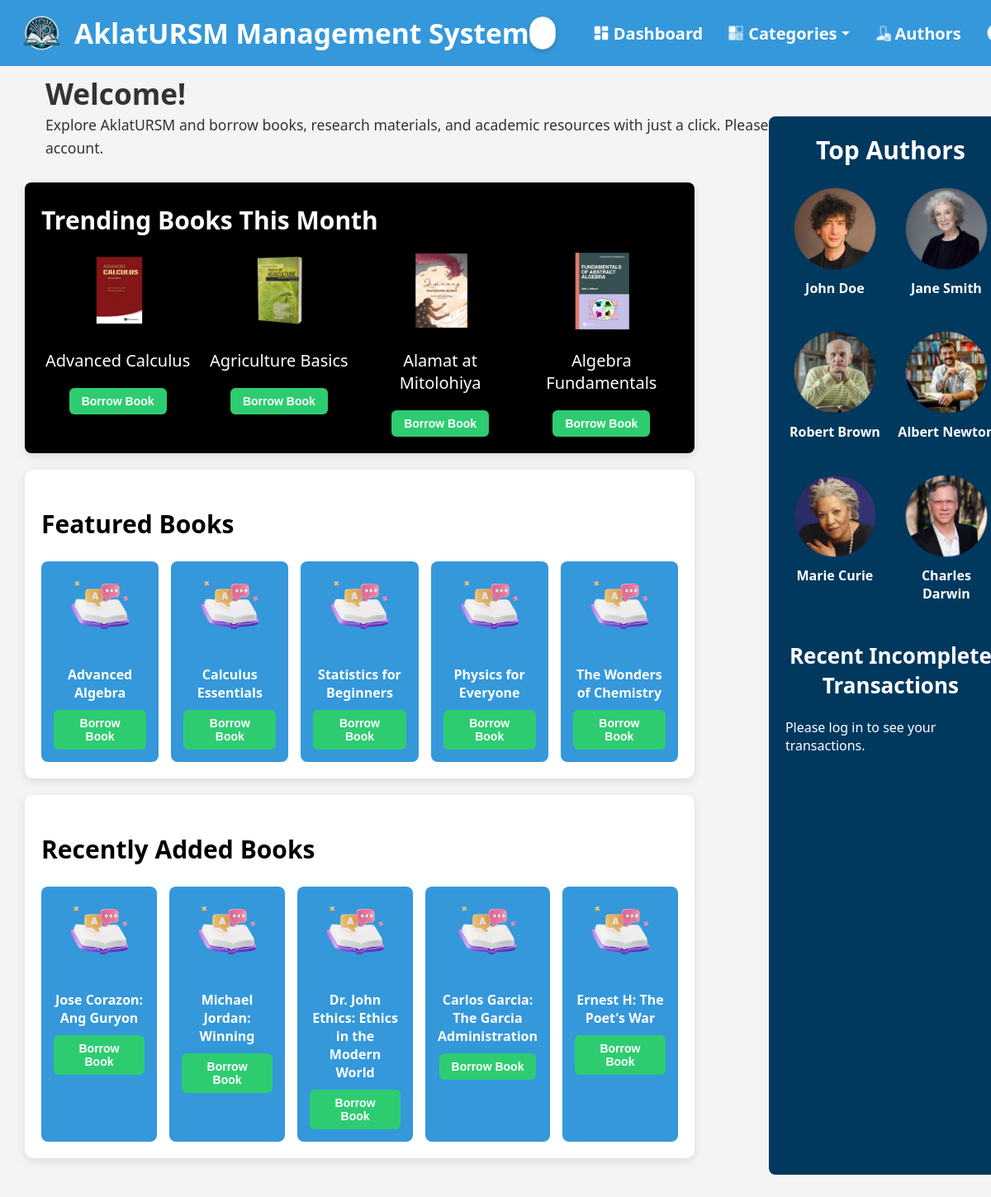
/pages/Dashboard.php, run on the app's committed database.
### tables this page shows
CREATE TABLE `library_books` (
  `id` int(11) NOT NULL,
  `title` varchar(255) NOT NULL,
  `category_id` int(11) DEFAULT NULL,
  `topic` varchar(255) DEFAULT NULL,
  `cover_image` varchar(255) DEFAULT NULL,
  `date_added` datetime NOT NULL DEFAULT current_timestamp(),
  `quantity` int(11) NOT NULL,
  `Available` int(11) NOT NULL DEFAULT 5
);

CREATE TABLE `books` (
  `id` int(11) NOT NULL,
  `title` varchar(255) NOT NULL,
  `subject` varchar(100) NOT NULL,
  `author` varchar(255) DEFAULT NULL,
  `publication_year` int(4) DEFAULT NULL,
  `cover_image` varchar(255) NOT NULL,
  `category_id` int(11) DEFAULT NULL,
  `date_added` datetime NOT NULL DEFAULT current_timestamp(),
  `quantity` int(11) NOT NULL,
  `Available` int(11) NOT NULL DEFAULT 5
);

### pages/Dashboard.php (the view, shortened to what this page needs)
<?php
include '../validate/db.php';
if (isset($_SESSION['username']) && !empty($_SESSION['username'])) {
    $username = $_SESSION['username'];
} else {
    $username = "";
}
function getFeaturedBooks($conn, $limit = 5)
{
    $sql = "SELECT * FROM books ORDER BY id ASC LIMIT $limit";
    $result = $conn->query($sql);
    return $result;
}
function getRecentBooks($conn, $limit = 5) {
    $sql_recent_books = "
        SELECT
            CONCAT('B-B-', b.id) AS id,
            b.title,
            b.author,
            b.date_added,
            b.publication_year,
            b.subject
        FROM `books` b
        WHERE b.`date_added` >= NOW() - INTERVAL 7 DAY
        UNION ALL
        SELECT
            CONCAT('B-L-', lb.id) AS id,
            lb.title,
             'N/A' AS author,
            lb.date_added,
            NULL AS publication_year, -- Library books might not have this
            NULL AS subject         -- Library books might not have this
        FROM `library_books` lb
        WHERE lb.`date_added` >= NOW() - INTERVAL 7 DAY
        UNION ALL
        SELECT
            CONCAT('B-A-', ab.id) AS id,
            ab.title,
            ab.author,
            ab.date_added,
            ab.publication_year,
            ab.subject
        FROM `author_books` ab
        WHERE ab.`date_added` >= NOW() - INTERVAL 7 DAY
        ORDER BY `date_added` DESC
        LIMIT $limit";
    $result_recent_books = $conn->query($sql_recent_books);
    return $result_recent_books;
}
function displayBooks($result, $source)
{
    if ($result->num_rows > 0) {
        while ($row = $result->fetch_assoc()) {
?>
            <div class="book-item">
                <div class="book-image-container">
                    <?php if (!empty($row['cover_image'])) { ?>
                        <img src="<?php echo htmlspecialchars($row['cover_image']); ?>" alt="Book Cover" class="book-cover">
                    <?php } else { ?>
                        <img src="booksicon.png" alt="Book Icon" class="book-icon">
                    <?php } ?>
                </div>
                <p class="book-title"><?php echo htmlspecialchars($row['title']); ?></p>
                <form action="transaction.php" method="get">
                    <button type="submit" class="borrow-btn">Borrow Book</button>
                </form>
            </div>
        <?php
        }
    } else {
        echo "<p>No books found.</p>";
    }
}
function displayRecentDashboardBooks($result)
{
    if ($result->num_rows > 0) {
        while ($row = $result->fetch_assoc()) {
            ?>
            <div class="book-item">
                <div class="book-image-container">
                    <?php if (!empty($row['cover_image'])) { ?>
                        <img src="<?php echo htmlspecialchars($row['cover_image']); ?>" alt="Book Cover" class="book-cover">
                    <?php } else { ?>
                        <img src="booksicon.png" alt="Book Icon" class="book-icon">
                    <?php } ?>
                </div>
                <p class="book-title"><?php echo htmlspecialchars($row['title']); ?></p>
                <form action="transaction.php" method="get">
                    <button type="submit" class="borrow-btn">Borrow Book</button>
                </form>
            </div>
            <?php
        }
    } else {
        echo "<p>No recent books found.</p>";
    }
}
function getTopAuthors($conn, $limit = 5)
{
    $sql = "SELECT DISTINCT author FROM books LIMIT $limit";
    $result = $conn->query($sql);
    return $result;
}
function displayAuthors($result)
{
    $authorImages = [
        'author1.png',
        'author2.png',
        'author3.png',
        'author4.png',
        'author5.png',
        'author6.png'
    ];
    $imageIndex = 0;
    while ($row = $result->fetch_assoc()) {
        ?>
        <div class="author-item">
            <a href="author_detail.php?author=<?php echo urlencode($row['author']); ?>">
                <img src="<?php echo $authorImages[$imageIndex]; ?>" alt="Author Icon" class="author-icon">
            </a>
            <p class="author-name"><?php echo htmlspecialchars($row['author']); ?></p>
        </div>
        <?php
        $imageIndex = ($imageIndex + 1) % count($authorImages);
    }
}
function getTrendingBooks($conn, $limit = 4)
{
    $sql = "SELECT * FROM library_books ORDER BY title ASC LIMIT $limit";
    $result = $conn->query($sql);
    return $result;
}
function displayTrendingBooks($result)
{
    if ($result->num_rows > 0) {
        $coverImages = [
            'advance-calculus.png',
            'agriculture-books.png',
            'mito-books.png',
            'algebra-book.png'
        ];
        $imageIndex = 0;
        while ($row = $result->fetch_assoc()) {
        ?>
            <div class="trending-item">
                <?php
                if (!empty($row['cover_image'])) {
                    echo '<img src="' . htmlspecialchars($row['cover_image']) . '" alt="' . htmlspecialchars($row['title']) . '">';
                } else {
                    echo '<img src="' . $coverImages[$imageIndex] . '" alt="Default Cover Image">';
                    $imageIndex = ($imageIndex + 1) % count($coverImages);
                }
                ?>
                <p><?php echo htmlspecialchars($row['title']); ?></p>
                <form action="transaction.php" method="get">
                    <button type="submit" class="borrow-btn">Borrow Book</button>
                </form>
            </div>
        <?php
        }
    } else {
        echo "<p>No trending books found.</p>";
    }
}
        ?>
<!DOCTYPE html>
<html lang="en">
<head>
</head>
<body>
    <header>
        <div class="header-left">
            <img src="../img/LMS_logo.png" alt="Library Logo" class="logo">
            <span class="system-title">AklatURSM Management System</span>
        </div>
        <div class="search-container">
            <input type="text" class="search-bar" placeholder="Search..." id="search-input" onkeyup="showSuggestions(this.value)">
        </div>
        <div class="nav-links">
            <ul>
                <li>
                    <img src="dashboard-icon.png" alt="Dashboard Icon" class="nav-icon">
                    <a href="dashboard.php">Dashboard</a>
                </li>
                <li class="dropdown">
                    <img src="categories-icon.png" alt="Categories Icon" class="nav-icon">
                    <a href="categories.php">Categories <span class="down-arrow"></span></a>
                </li>
                <li>
                    <img src="authors-icon.png" alt="Authors Icon" class="nav-icon">
                    <a href="Authors.php">Authors</a>
                </li>
                <li>
                    <a href="profile_account.php" class="account-icon-link">
                        <img src="account-icon.png" alt="Account Icon" class="nav-icon">
                    </a>
                </li>
            </ul>
        </div>
    </header>
    <?php if (!empty($username)) { ?>
        <div class="welcome-message">
            <h2>Welcome, <?php echo htmlspecialchars($username); ?>!</h2>
            <p>Explore AklatURSM and borrow books, research materials, and academic resources with just a click.</p>
        </div>
    <?php } else { ?>
        <div class="welcome-message">
            <h2>Welcome!</h2>
            <p>Explore AklatURSM and borrow books, research materials, and academic resources with just a click. Please log in to access your account.</p>
        </div>
    <?php } ?>
    <div class="container-row">
        <div class="book-listings">
            <div class="container trending-section">
                <h2 style="font-size: 30px;">Trending Books This Month</h2>
                <div class="trending-grid">
                    <?php
                    $trendingBooks = getTrendingBooks($conn, 4);
                    displayTrendingBooks($trendingBooks);
                    ?>
                </div>
            </div>
            <div class="container featured-books-section">
                <h2 style="font-size: 30px;">Featured Books</h2>
                <div class="book-grid">
                    <?php
                    $featuredBooks = getFeaturedBooks($conn, 5);
                    displayBooks($featuredBooks, 'books');
                    ?>
                </div>
            </div>
            <div class="container recent-books-section">
                <h2 style="font-size: 30px;">Recently Added Books</h2>
                <div class="book-grid">
                    <?php
                    $recentBooks = getRecentBooks($conn, 5);
                    displayRecentDashboardBooks($recentBooks);
                    ?>
                </div>
            </div>
        </div>
        <div class="container-author">
            <section class="book-section">
                <h2 style="font-size: 30px;">Top Authors</h2>
                <div class="author-grid">
                    <?php
                    $topAuthors = getTopAuthors($conn, 6);
                    if ($topAuthors && $topAuthors->num_rows > 0) {
                        displayAuthors($topAuthors);
                    } else {
                        echo "<p>No authors found.</p>";
                    }
                    ?>
                </div>
            </section>
            <section class="transaction-section">
    <h2 style="font-size: 26px; margin-top: 30px; text-align:center">Recent Incomplete Transactions</h2>
    <div class="transaction-grid">
        <?php
        if (isset($_SESSION['email'])) {
            $email = $_SESSION['email'];
            $recentTransactions = getRecentTransactions($conn, $email, 10);
            if ($recentTransactions->num_rows > 0) {
                ?>
                <table class="modern-table">
                    <thead>
                        <tr>
                            <th>Book Title</th>
                            <th>Date Borrowed</th>
                            <th>Return Date</th>
                            <th>Status</th>
                        </tr>
                    </thead>
                    <tbody>
                        <?php
                        while ($row = $recentTransactions->fetch_assoc()) {
                            $returnDateTimestamp = strtotime($row['return_date']);
                            if ($returnDateTimestamp === false) {
                                $status = 'Invalid Date';
                                error_log("Invalid return_date: " . $row['return_date'] . " for transaction ID: " . $row['transaction_id']);
                            } else {
                                $nowTimestamp = time();
                                $status = ($nowTimestamp > $returnDateTimestamp) ? 'Late Return' : 'Active';
                            }
                            ?>
                            <tr>
                                <td><?php echo htmlspecialchars($row['book_title']); ?></td>
                                <td><?php echo htmlspecialchars($row['date_borrowed']); ?></td>
                                <td><?php echo htmlspecialchars($row['return_date']); ?></td>
                                <td class="<?php echo ($status === 'Late Return') ? 'late' : 'active'; ?>">
                                    <?php echo htmlspecialchars($status); ?>
                                </td>
                            </tr>
                        <?php
                        }
                        ?>
                    </tbody>
                </table>
                <?php
            } else {
                echo "<p>No incomplete transactions</p>";
            }
        } else {
            echo "<p>Please log in to see your transactions.</p>";
        }
        ?>
    </div>
</section>
        </div>
    </div>
</body>
</html>

### data on the page
library_books: shows a picture, title "Advanced Calculus"
library_books: shows a picture, title "Agriculture Basics"
library_books: shows a picture, title "Alamat at Mitolohiya"
library_books: shows a picture, title "Algebra Fundamentals"
books: title "Advanced Algebra"
books: title "Calculus Essentials"
books: title "Statistics for Beginners"
books: title "Physics for Everyone"
books: title "The Wonders of Chemistry"

### other printed values
$row['title'] "Jose Corazon: Ang Guryon"
$row['title'] "Michael Jordan: Winning"
$row['title'] "Dr. John Ethics: Ethics in the Modern World"
$row['title'] "Carlos Garcia: The Garcia Administration"
$row['title'] "Ernest H: The Poet's War"
$row['author'] "John Doe"
$row['author'] "Jane Smith"
$row['author'] "Robert Brown"
$row['author'] "Albert…"
$row['author'] "Marie Curie"
$row['author'] "Charles Darwin"
